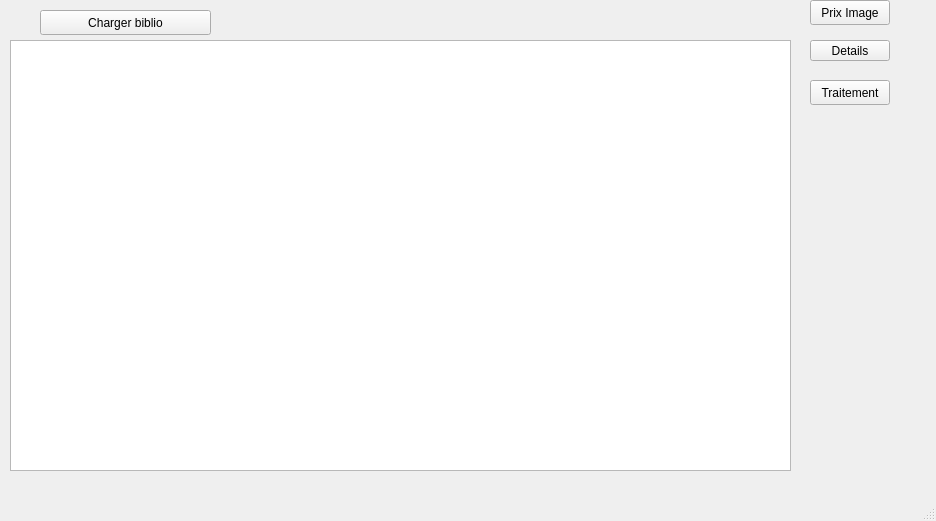
<?xml version="1.0" encoding="UTF-8"?>
<ui version="4.0">
 <class>BiblioWindow</class>
 <widget class="QMainWindow" name="BiblioWindow">
  <property name="geometry">
   <rect>
    <x>0</x>
    <y>0</y>
    <width>936</width>
    <height>521</height>
   </rect>
  </property>
  <property name="windowTitle">
   <string>MainWindow</string>
  </property>
  <widget class="QWidget" name="centralwidget">
   <widget class="QPushButton" name="ChargerBiblioButton">
    <property name="geometry">
     <rect>
      <x>40</x>
      <y>10</y>
      <width>171</width>
      <height>25</height>
     </rect>
    </property>
    <property name="text">
     <string>Charger biblio</string>
    </property>
   </widget>
   <widget class="QPushButton" name="DetailsButton">
    <property name="geometry">
     <rect>
      <x>810</x>
      <y>40</y>
      <width>80</width>
      <height>21</height>
     </rect>
    </property>
    <property name="text">
     <string>Details</string>
    </property>
   </widget>
   <widget class="QListWidget" name="AffichageBiblio">
    <property name="geometry">
     <rect>
      <x>10</x>
      <y>40</y>
      <width>781</width>
      <height>431</height>
     </rect>
    </property>
   </widget>
   <widget class="QPushButton" name="TraitementButton">
    <property name="geometry">
     <rect>
      <x>810</x>
      <y>80</y>
      <width>80</width>
      <height>25</height>
     </rect>
    </property>
    <property name="text">
     <string>Traitement</string>
    </property>
   </widget>
   <widget class="QPushButton" name="pushButtonRechercherp">
    <property name="geometry">
     <rect>
      <x>810</x>
      <y>0</y>
      <width>80</width>
      <height>25</height>
     </rect>
    </property>
    <property name="text">
     <string>Prix Image</string>
    </property>
   </widget>
  </widget>
  <widget class="QMenuBar" name="menubar">
   <property name="geometry">
    <rect>
     <x>0</x>
     <y>0</y>
     <width>936</width>
     <height>22</height>
    </rect>
   </property>
  </widget>
  <widget class="QStatusBar" name="statusbar"/>
 </widget>
 <resources/>
 <connections/>
</ui>
